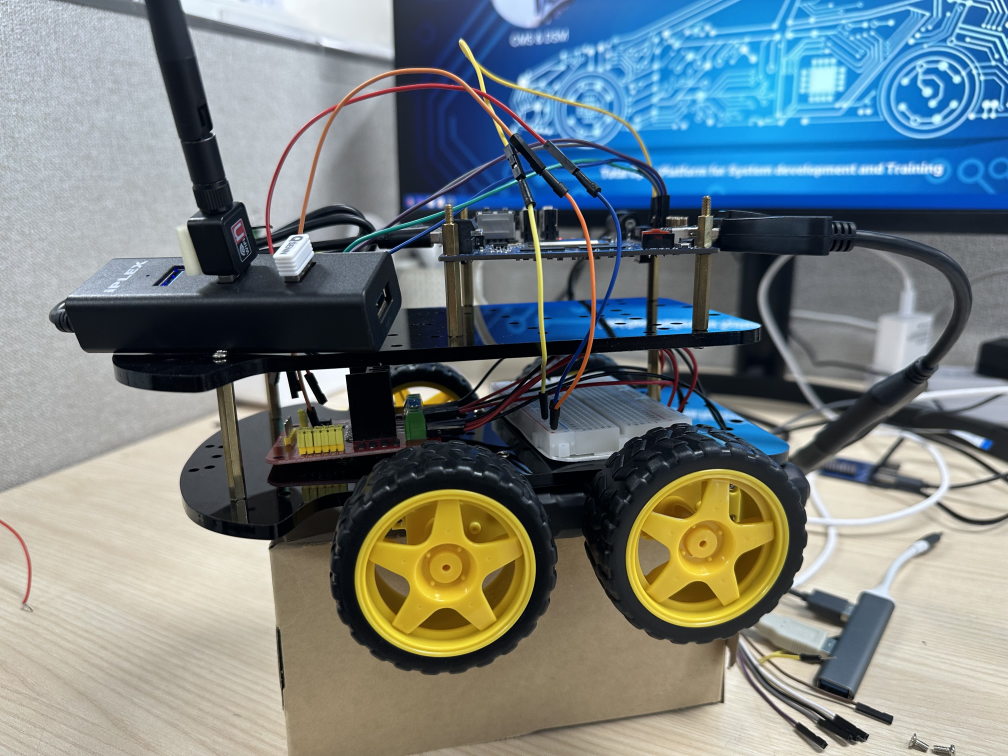
#> input picture Untitled (1).jpeg, 4032 x 3024 px (shown at 1/4 size)
$ python -i socketcar.py   (imports and definitions only)
#> lines starting #> are read from the running program, lines starting #| are printed output that depends on the picture; after the words box and inside, x2 and y2 are one past the last pixel; in counts of white or black regions, pixels touching at a corner belong together
#> further down, picture is the input picture: shape (3024, 4032, 3); mean B, G, R 130.3, 128.2, 117.6
import cv2
import numpy as np
import os
import socketio
import time
import threading

# [1 line that did not run here, left out]

# [3 lines that did not run here, left out]

# [3 lines that did not run here, left out]

# [1 line not run here, left out]

distance_value = 0
distance_lock = threading.Lock()

# motor gpio pin
gpio_pin1 = 89  # Ringt side motor pin cw
gpio_pin2 = 90  # Right side motor pin ccw
gpio_pin3 = 65  # Left side motor pin cw
gpio_pin4 = 66  # Left side motor pin ccw
pwm_pin = 2
TRIG_PIN = 118  # GPIO pin number for trigger output
ECHO_PIN = 120  # GPIO pin number for echo input
data = ""
car_state = ""

# [1 line not run here, left out]

# set TOPST GPIO directory
gpio_path1 = f"/sys/class/gpio/gpio{gpio_pin1}"
gpio_path2 = f"/sys/class/gpio/gpio{gpio_pin2}"
gpio_path3 = f"/sys/class/gpio/gpio{gpio_pin3}"
gpio_path4 = f"/sys/class/gpio/gpio{gpio_pin4}"
pwm_path = "/sys/class/pwm/pwmchip0/"

# PWM control functions
def enable_pwm(pwm_pin):
    with open(pwm_path + 'export', 'w') as export_file:
        export_file.write(str(pwm_pin))

def disable_pwm(pwm_pin):
    with open(pwm_path + 'unexport', 'w') as unexport_file:
        unexport_file.write(str(pwm_pin))

# PWM 설정
# [10 lines left out: function set_pwm, not called in this run]

# PWM 정지
def stop_pwm(pwm_pin):
    with open(os.path.join(pwm_path, f"pwm{pwm_pin}/enable"), "w") as enable_file:
        enable_file.write("0")

# GPIO initialization and release functions
# [13 lines left out: functions gpio_setup, gpio_unexport, not called in this run]

def gpio_write(pin, value):
    with open(f"/sys/class/gpio/gpio{pin}/value", 'w') as f:
        f.write(str(value))

def gpio_read(pin):
    with open(f"/sys/class/gpio/gpio{pin}/value", 'r') as f:
        return int(f.read())
# [45 lines left out: functions measure_distance, ultrasonic_thread, set_motor_speed, not called in this run]

def DetectLineSlope(src):
    gray = cv2.cvtColor(src, cv2.COLOR_BGR2GRAY)
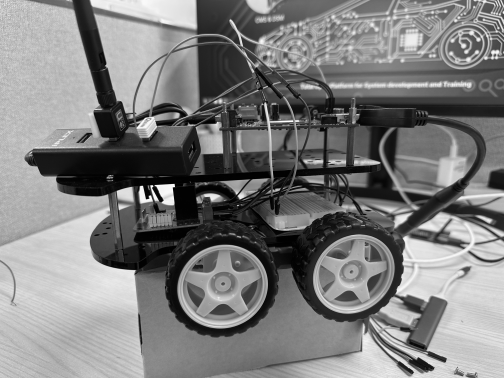
#> gray: shape (3024, 4032) (shown at 1/8 size); min 0, max 255, mean 125.2
    can = cv2.Canny(gray, 50, 200, None, 3)
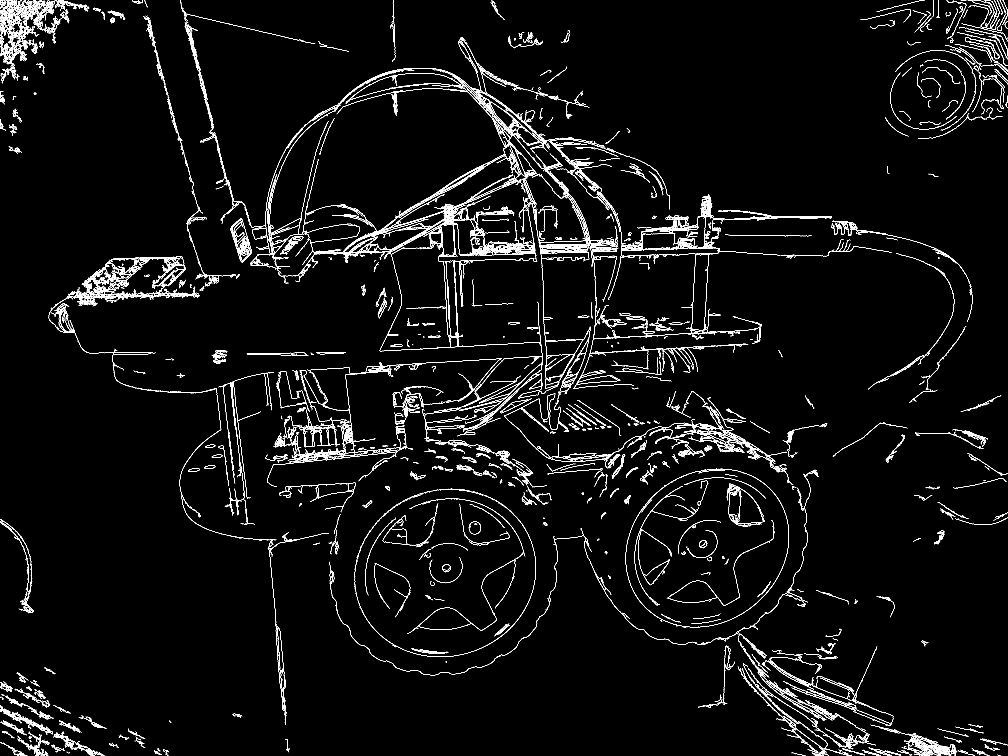
#> can: shape (3024, 4032) (shown at 1/4 size); 2.2% white in thin lines or dots
    height = can.shape[0]
    rectangle = np.array([[(0, height), (120, 300), (520, 300), (640, height)]])
    mask = np.zeros_like(can)
    cv2.fillPoly(mask, rectangle, 255)
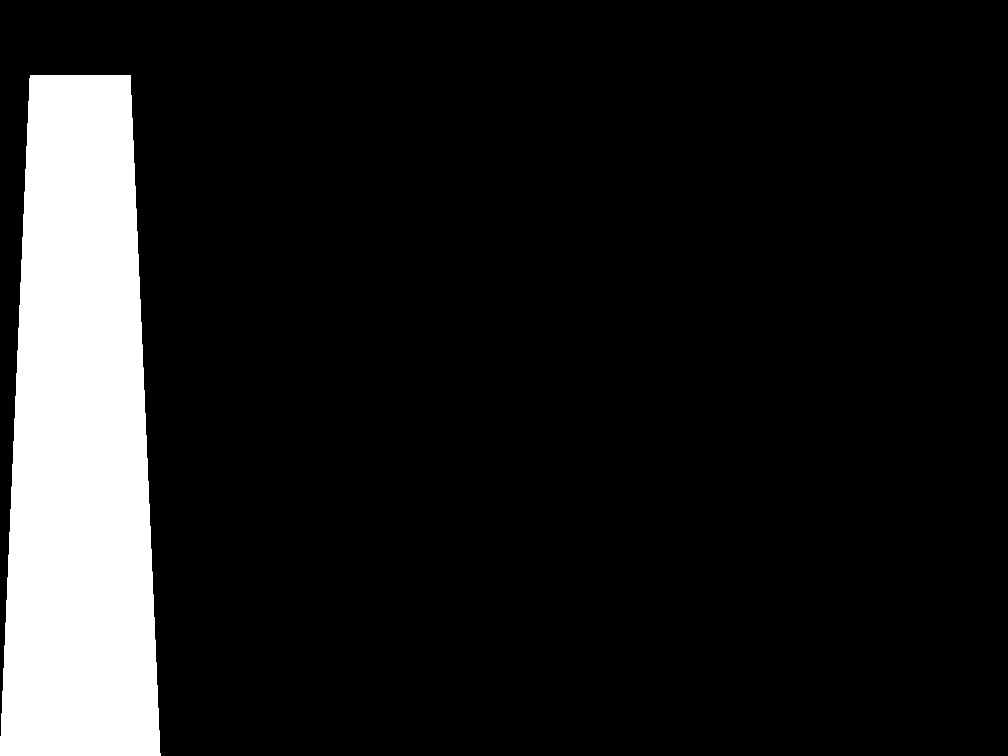
#> mask: shape (3024, 4032) (shown at 1/4 size); 11.6% white; 1 white region, box (x1, y1, x2, y2) and area: (0, 300, 641, 3024) 1419204
    masked_image = cv2.bitwise_and(can, mask)
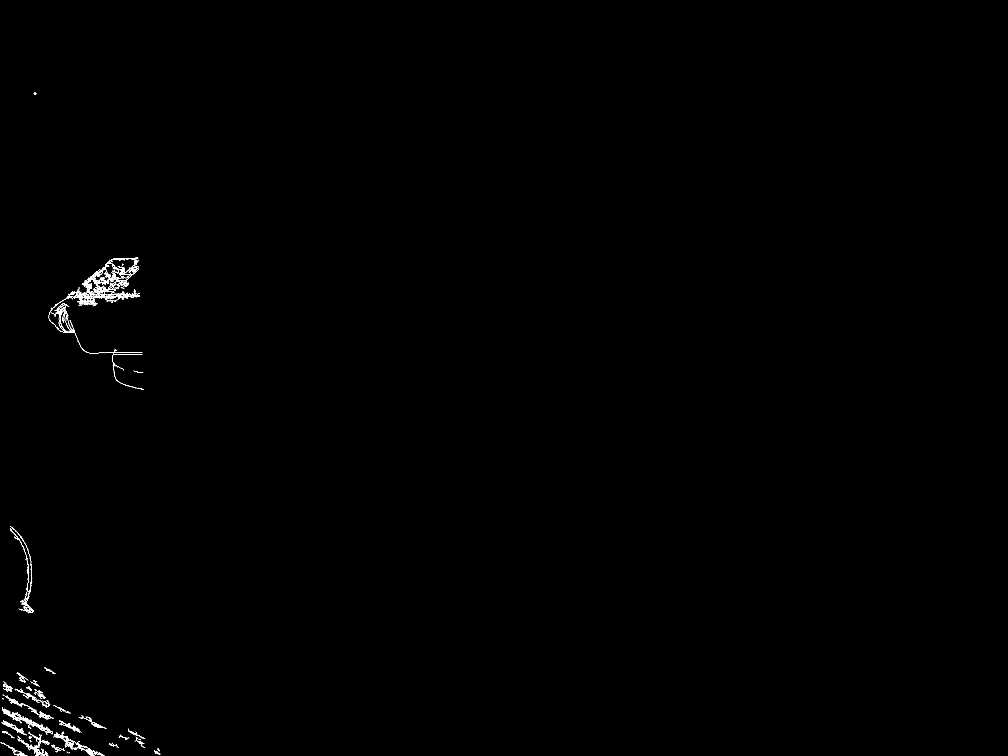
#> masked_image: shape (3024, 4032) (shown at 1/4 size); 0.17% white in thin lines or dots, all inside (x1, y1, x2, y2) = (2, 369, 641, 3024)
    ccan = cv2.cvtColor(masked_image, cv2.COLOR_GRAY2BGR)
    mimg = src.copy()

    line_arr = cv2.HoughLinesP(masked_image, 1, np.pi / 180, 20, minLineLength=10, maxLineGap=10)
#> line_arr = 1043 rows, first 6: [189, 2926, 292, 2976], [193, 2927, 252, 2954], [232, 2832, 280, 2853], [266, 2955, 361, 2998], [337, 1144, 440, 1041], [317, 2989, 375, 3016]

    if line_arr is None:
        print('stop')
        set_motor_speed(gpio_pin1, gpio_pin2, gpio_pin3, gpio_pin4, 0, 0, 0, 0)
        data = "S"
        sio.emit('car', data)  # 문자열 데이터를 서버로 전송
        degree_L = 0
        degree_R = 0
    else:
        line_arr2 = np.empty((len(line_arr), 5), int)
#> line_arr2 = 1043 rows, first 6: [139872041902736, 139872041902736, 94380822369600, 94380822369600, 4], [5, 6, 7, 8, 9], [10, 11, 12, 13, 14], [15, 16, 17, 18, 19], [20, 21, 22, 23, 24], [25, 26, 27, 28, 29]
        for i in range(len(line_arr)):
            l = line_arr[i][0]
            line_arr2[i] = np.append(line_arr[i], np.array((np.arctan2(l[1] - l[3], l[0] - l[2]) * 180) / np.pi))
#> this loop made 1043 passes
#> after the loop, line_arr2 = 1043 rows, first 6: [189, 2926, 292, 2976, -154], [193, 2927, 252, 2954, -155], [232, 2832, 280, 2853, -156], [266, 2955, 361, 2998, -155], [337, 1144, 440, 1041, 135], [317, 2989, 375, 3016, -155]

        line_L = line_arr2[line_arr2[:, 0] < 320]
#> line_L = 634 rows, first 6: [189, 2926, 292, 2976, -154], [193, 2927, 252, 2954, -155], [232, 2832, 280, 2853, -156], [266, 2955, 361, 2998, -155], [317, 2989, 375, 3016, -155], [255, 2960, 292, 2979, -152]
        line_R = line_arr2[line_arr2[:, 0] > 320]
#> line_R = 407 rows, first 6: [337, 1144, 440, 1041, 135], [476, 1094, 498, 1076, 140], [418, 1136, 464, 1110, 150], [334, 1216, 340, 1171, 97], [459, 1188, 490, 1189, -178], [516, 1088, 554, 1074, 159]

        if len(line_L) > 0:
            line_L = line_L[np.argmax(line_L[:, 0])]
#> line_L = [319, 1205, 364, 1183, 153]
            degree_L = line_L[4]
#> degree_L = 153
            cv2.line(ccan, (line_L[0], line_L[1]), (line_L[2], line_L[3]), (0, 0, 255), 10, cv2.LINE_AA)
        else:
            degree_L = 0

        if len(line_R) > 0:
            line_R = line_R[np.argmin(line_R[:, 0])]
#> line_R = [322, 1212, 355, 1192, 148]
            degree_R = line_R[4]
#> degree_R = 148
            cv2.line(ccan, (line_R[0], line_R[1]), (line_R[2], line_R[3]), (255, 0, 0), 10, cv2.LINE_AA)
        else:
            degree_R = 0

    mimg = cv2.addWeighted(src, 1, ccan, 1, 0)
    return mimg, degree_L, degree_R, rectangle

# [5 lines that did not run here, left out]

def car():
        # video capture reset
    cap.set(cv2.CAP_PROP_FRAME_WIDTH, 640)
    cap.set(cv2.CAP_PROP_FRAME_HEIGHT, 480)

    try:
        while cap.isOpened():
            ret, frame = cap.read()
            frame = cv2.resize(frame, (640, 360))
            mimg, l, r, rectangle = DetectLineSlope(frame)
            cv2.polylines(mimg, [np.int32(rectangle)], True, (0, 255, 0), thickness=2)
            cv2.imshow('car', mimg)
            receive_car_state(car_state)
            with distance_lock:
                current_distance = distance_value
            print(f"Distance: {current_distance:.2f} cm")
            set_pwm(pwm_pin, 40)  # 50% duty cycle

            if car_state == 'start':
                if cv2.waitKey(1) & 0xFF == ord('q'):
                    break
                elif current_distance < 50:
                    print('stop')
                    set_motor_speed(gpio_pin1, gpio_pin2, gpio_pin3, gpio_pin4, 0, 0, 0, 0)
                    data = "S"
                    sio.emit('beep', data)

                else:
                    if abs(l) <= 155 or abs(r) <= 155:
                        if l == 0 or r == 0:
                            if l < 0 or r < 0:
                                print('left')
                                set_motor_speed(gpio_pin1, gpio_pin2, gpio_pin3, gpio_pin4, 1, 0, 0, 1)
                                data = "L"
                                sio.emit('car', data)  # 문자열 데이터를 서버로 전송
                            elif l > 0 or r > 0:
                                print('right')
                                set_motor_speed(gpio_pin1, gpio_pin2, gpio_pin3, gpio_pin4, 0, 1, 1, 0)
                                data = "R"
                                sio.emit('car', data)  # 문자열 데이터를 서버로 전송
                        elif abs(l - 15) > abs(r):
                            print('right')
                            set_motor_speed(gpio_pin1, gpio_pin2, gpio_pin3, gpio_pin4, 0, 1, 1, 0)
                            data = "R"
                            sio.emit('car', data)  # 문자열 데이터를 서버로 전송
                        elif abs(r + 15) > abs(l):
                            print('left')
                            set_motor_speed(gpio_pin1, gpio_pin2, gpio_pin3, gpio_pin4, 1, 0, 0, 1)
                            data = "L"
                            sio.emit('car', data)  # 문자열 데이터를 서버로 전송
                        else:
                            print('go')
                            set_motor_speed(gpio_pin1, gpio_pin2, gpio_pin3, gpio_pin4, 1, 0, 1, 0)
                            data = "F"
                            sio.emit('car', data)  # 문자열 데이터를 서버로 전송
                    else:
                        if l > 155 or r > 155:
                            print('hard left')
                            set_motor_speed(gpio_pin1, gpio_pin2, gpio_pin3, gpio_pin4, 1, 0, 0, 1)
                            data = "HL"
                            set_pwm(pwm_pin, 60)  # 50% duty cycle
                            sio.emit('car', data)  # 문자열 데이터를 서버로 전송
                        elif l < -155 or r < -155:
                            print('hard right')
                            set_motor_speed(gpio_pin1, gpio_pin2, gpio_pin3, gpio_pin4, 0, 1, 1, 0)
                            set_pwm(pwm_pin, 60)  # 50% duty cycle
                            data = "HR"
                            sio.emit('car', data)  # 문자열 데이터를 서버로 전송
                        else:
                            print('stop')
                            set_motor_speed(gpio_pin1, gpio_pin2, gpio_pin3, gpio_pin4, 0, 0, 0, 0)
                            data = "S"
                            sio.emit('car', data)  # 문자열 데이터를 서버로 전송
            else:
                print('stop')
                set_motor_speed(gpio_pin1, gpio_pin2, gpio_pin3, gpio_pin4, 0, 0, 0, 0)
                data = "S"
                sio.emit('car', data)  # 문자열 데이터를 서버로 전송


    except KeyboardInterrupt:
        print("Keyboard interrupt received. Stopping motors.")
        set_motor_speed(gpio_pin1, gpio_pin2, gpio_pin3, gpio_pin4, 0, 0, 0, 0)
        stop_pwm(pwm_pin)
        cap.release()
        cv2.destroyAllWindows()
        gpio_unexport(gpio_pin1)
        gpio_unexport(gpio_pin2)
        gpio_unexport(gpio_pin3)
        gpio_unexport(gpio_pin4)
        gpio_unexport(TRIG_PIN)
        gpio_unexport(ECHO_PIN)
        disable_pwm(pwm_pin)
        set_motor_speed(gpio_pin1, gpio_pin2, gpio_pin3, gpio_pin4, 0, 0, 0, 0)
        cap.release()
        cv2.destroyAllWindows()


# [14 lines not run here, left out]

>>> import cv2
>>> picture = cv2.imread('Untitled (1).jpeg')
>>> result = DetectLineSlope(picture)

$ run again, on Untitled.jpeg
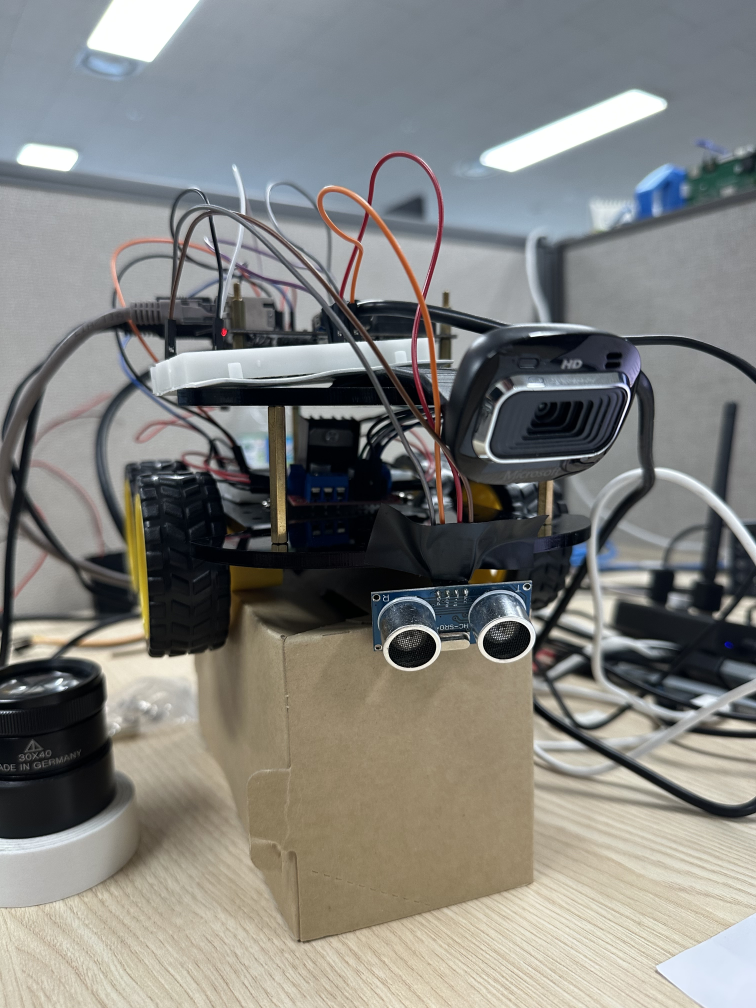
#> input picture Untitled.jpeg, 3024 x 4032 px (shown at 1/4 size)
#> picture is the input picture: shape (4032, 3024, 3); mean B, G, R 126.4, 129.7, 129.6
#> in DetectLineSlope, `can = cv2.Canny(gray, 50, 200, None, 3)`:
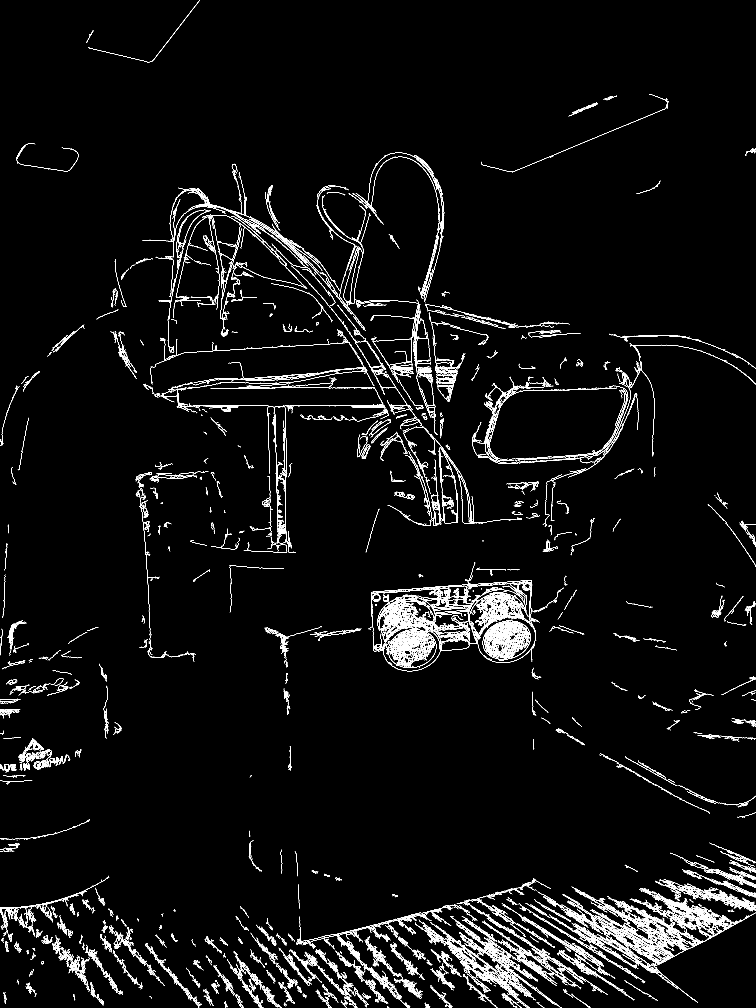
#> can: shape (4032, 3024) (shown at 1/4 size); 2.3% white in thin lines or dots
#> mask: shape (4032, 3024); 15.9% white; 1 white region, box (x1, y1, x2, y2) and area: (0, 300, 641, 4032) 1944372
#> in DetectLineSlope, `masked_image = cv2.bitwise_and(can, mask)`:
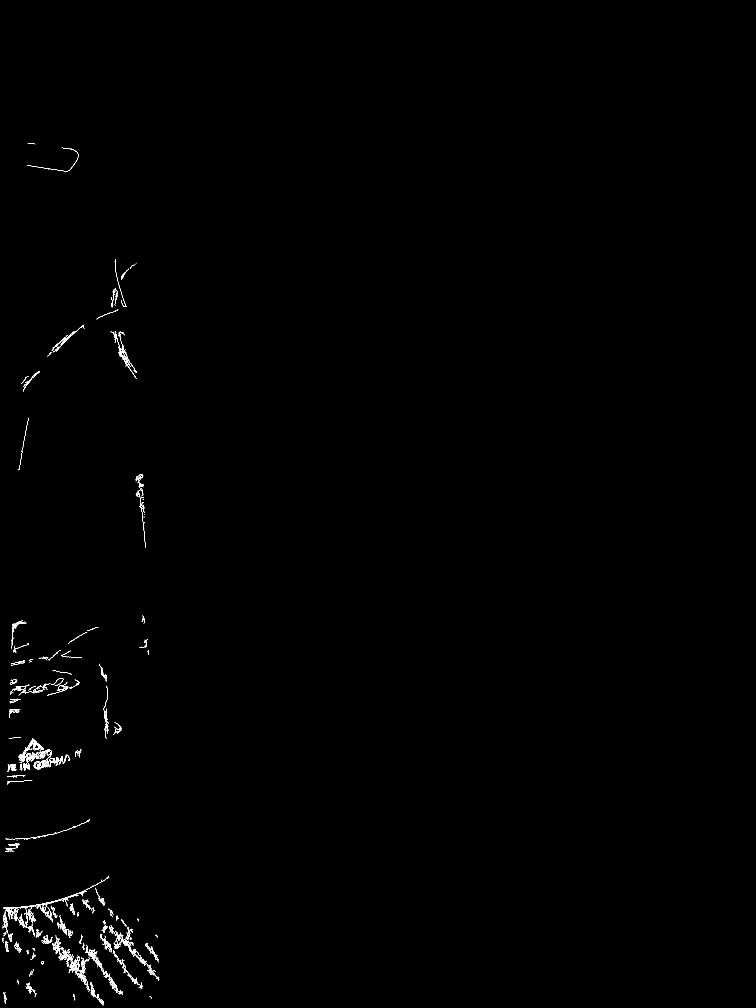
#> masked_image: shape (4032, 3024) (shown at 1/4 size); 0.22% white in thin lines or dots, all inside (x1, y1, x2, y2) = (9, 574, 637, 4021)
#> line_arr = 1612 rows, first 6: [333, 3608, 359, 3634], [179, 3745, 271, 3847], [552, 1904, 554, 1930], [164, 3642, 191, 3630], [491, 3691, 529, 3729], [147, 2968, 172, 3031]
#> in DetectLineSlope, `line_arr2 = np.empty((len(line_arr), 5), int)`: line_arr2 = 1612 rows, first 6: [139872041902752, 94380822979920, 94380822979920, 94380822979920, 2465311228026], [2465311228027, 2465311228028, 2465311228029, 2465311228030, 2465311228031], [2465311228032, 2465311228033, 2465311228034, 2465311228035, 2465311228038], [2465311228039, 2465311228040, 2469606195311, 2469606195312, 2469606195313], [2469606195314, 2469606195315, 2469606195316, 2469606195317, 2469606195332], [2469606195333, 2469606195337, 2469606195338, 2473901162635, 2478196129932]
#> the loop in DetectLineSlope, `for i in range(len(line_arr)):` made 1612 passes
#> after the loop in DetectLineSlope, `for i in range(len(line_arr)):`: line_arr2 = 1612 rows, first 6: [333, 3608, 359, 3634, -135], [179, 3745, 271, 3847, -132], [552, 1904, 554, 1930, -94], [164, 3642, 191, 3630, 156], [491, 3691, 529, 3729, -135], [147, 2968, 172, 3031, -111]
#> in DetectLineSlope, `line_L = line_arr2[line_arr2[:, 0] < 320]`: line_L = 990 rows, first 6: [179, 3745, 271, 3847, -132], [164, 3642, 191, 3630, 156], [147, 2968, 172, 3031, -111], [32, 3650, 67, 3661, -162], [33, 3084, 34, 3059, 92], [14, 3629, 150, 3747, -139]
#> in DetectLineSlope, `line_R = line_arr2[line_arr2[:, 0] > 320]`: line_R = 620 rows, first 6: [333, 3608, 359, 3634, -135], [552, 1904, 554, 1930, -94], [491, 3691, 529, 3729, -135], [364, 3959, 413, 4020, -128], [413, 3687, 477, 3753, -134], [572, 2087, 581, 2190, -94]
#> in DetectLineSlope, `line_L = line_L[np.argmax(line_L[:, 0])]`: line_L = [319, 3770, 402, 3853, -135]
#> degree_L = -135
#> in DetectLineSlope, `line_R = line_R[np.argmin(line_R[:, 0])]`: line_R = [321, 3883, 345, 3919, -123]
#> degree_R = -123
